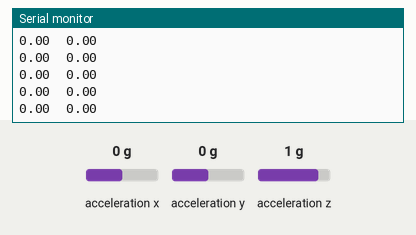
Simulated run of this sketch. Board: Arduino Uno, built with avr-gcc and run on an emulated ATmega328P. Shown: the last lines printed to the serial monitor. Wiring (inferred from the names in the program): MPU-6050 motion sensor at I2C address 0x68. The inputs (shaded band) are chosen by the test bench; at power-on: acceleration x 0 g, acceleration y 0 g, acceleration z 1 g.

Above: at 1.2 s.
1.3 s: acceleration x set to -1.4 g
At 1.32 s:
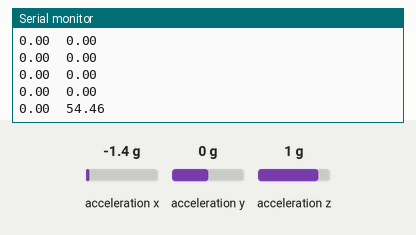
2.8 s: acceleration y set to -1.4 g
At 2.84 s:
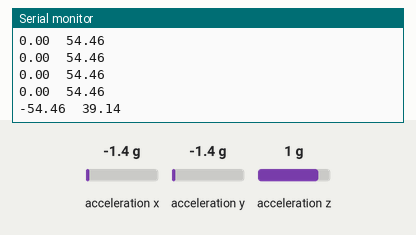
4.3 s: acceleration z set to -1.4 g
At 4.36 s:
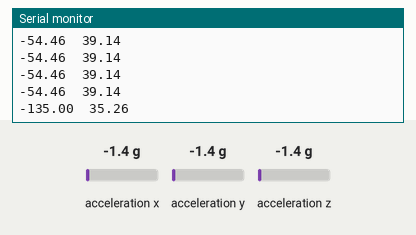
Timing chart, 0 to 7.3 s (numbered marks = the images above; inputs shaded):
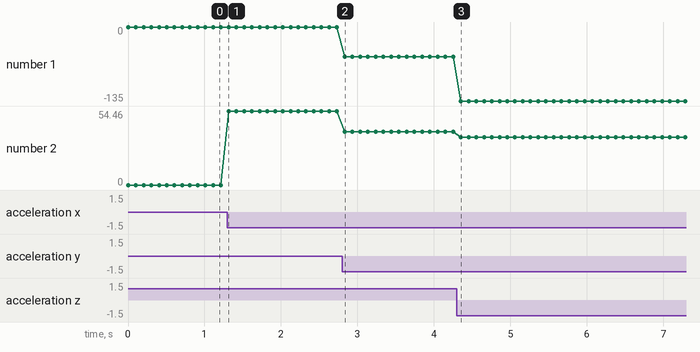

Measured:
- after the input at 1.3 s, the serial monitor: prints a new line at once (image 1)
- after the input at 2.8 s, the serial monitor: prints a new line at once (image 2)
- after the input at 4.3 s, the serial monitor: prints a new line after 0.05 s (image 3)
- plotted number 1: 0 → -54.46 after the input at 2.8 s, -54.46 → -135 after the input at 4.3 s
- plotted number 2: 0 → 54.46 after the input at 1.3 s, 54.46 → 39.14 after the input at 2.8 s, 39.14 → 35.26 after the input at 4.3 s

The sketch:

MPU6050Lite_demo.ino
```cpp
#include <MPU6050Lite.h>

float roll, pitch;

MPU6050Lite acc;

void setup() {
  Serial.begin(9600);
  acc.initialise(0x68);
}

void loop() {
  acc.readRegisters();
  roll = acc.roll();
  pitch = acc.pitch();
  Serial.print(roll); Serial.print("\t"); Serial.println(pitch);
  delay(100);
}
```
